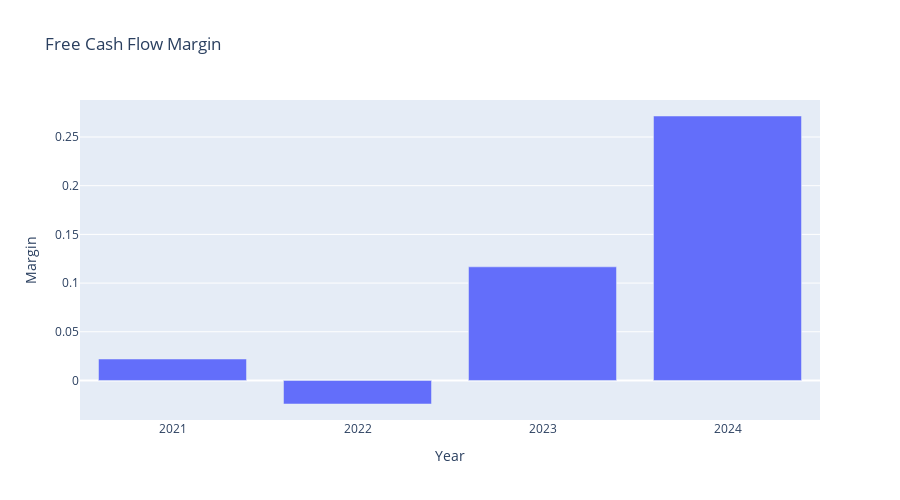

Notebook code cell kept with this figure:
### Code cell
wix_fcf_margin_bar = px.bar(wix_fcf_margin, x=wix_fcf_margin.index, y=wix_fcf_margin.values, title='Free Cash Flow Margin',
                           height=500)
wix_fcf_margin_bar.update_layout(xaxis_title='Year', yaxis_title='Margin')
wix_fcf_margin_bar.show()

### Figure 1 — Plotly figure (JSON) as saved in the notebook; plotly's stock layout.template omitted (floating-point values rounded to 4 significant figures)
{"data": [{"hovertemplate": "index=%{x}<br>y=%{y}<extra></extra>", "legendgroup": "", "marker": {"color": "#636efa", "pattern": {"shape": ""}}, "name": "", "orientation": "v", "showlegend": false, "textposition": "auto", "type": "bar", "x": ["2021", "2022", "2023", "2024"], "xaxis": "x", "y": [0.02204, -0.02415, 0.1167, 0.2715], "yaxis": "y"}], "layout": {"barmode": "relative", "height": 500, "legend": {"tracegroupgap": 0}, "title": {"text": "Free Cash Flow Margin"}, "xaxis": {"anchor": "y", "domain": [0, 1], "title": {"text": "Year"}}, "yaxis": {"anchor": "x", "domain": [0, 1], "title": {"text": "Margin"}}}}
